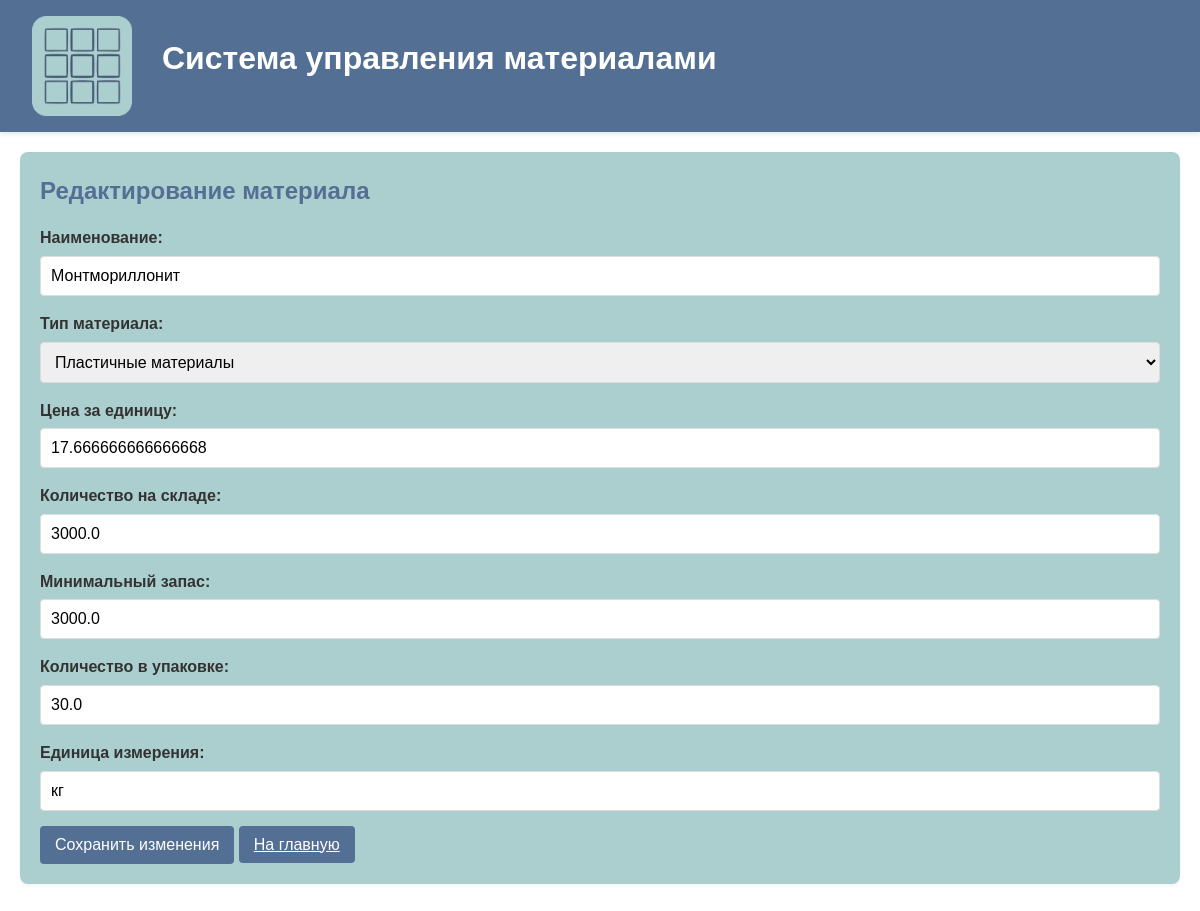
Screenshot of /edit_material/4 with the database file from the repository.
### tables this page shows
CREATE TABLE Material (
                id INTEGER PRIMARY KEY AUTOINCREMENT,
                name TEXT NOT NULL UNIQUE,
                type_id INTEGER NOT NULL,
                unit_price REAL NOT NULL,
                stock_quantity REAL NOT NULL,
                min_stock_quantity REAL NOT NULL,
                package_quantity REAL NOT NULL,
                unit_of_measure TEXT NOT NULL,
                FOREIGN KEY (type_id) REFERENCES MaterialType(id)
            );

### app.py (the view, shortened to what this page needs)
@app.route("/edit_material/<int:material_id>", methods=["GET", "POST"])
def edit_material(material_id):
    conn = get_db_connection()
    material = conn.execute('''
        SELECT m.id, m.name, m.type_id, m.unit_price, m.stock_quantity,
               m.min_stock_quantity, m.package_quantity, m.unit_of_measure
        FROM Material m
        WHERE m.id = ?
    ''', (material_id,)).fetchone()
    if not material:
        flash("Материал не найден!", "error")
        conn.close()
        return redirect(url_for("index"))
    material_types = conn.execute("SELECT id, type_name FROM MaterialType").fetchall()
    conn.close()
    return render_template("form_material.html",
                           material_types=material_types,
                           **dict(material),
                           material_id=material_id)

### app.py (called while the page is built)
def get_db_connection():
    conn = sqlite3.connect(DATABASE)
    conn.row_factory = sqlite3.Row
    return conn

### templates/form_material.html
{% extends "base.html" %}
{% block content %}
    <div class="card">
        <h2>{{ 'Редактирование материала' if material_id else 'Добавление нового материала' }}</h2>
        <form method="POST">
            <div class="form-group">
                <label for="name">Наименование:</label>
                <input type="text" id="name" name="name" value="{{ name or '' }}" required>
            </div>
            <div class="form-group">
                <label for="type_id">Тип материала:</label>
                <select id="type_id" name="type_id" required>
                    {% for type in material_types %}
                        <option value="{{ type.id }}" {{ 'selected' if type.id|string == type_id|string else '' }}>
                            {{ type.type_name }}
                        </option>
                    {% endfor %}
                </select>
            </div>
            <div class="form-group">
                <label for="unit_price">Цена за единицу:</label>
                <input type="number" id="unit_price" name="unit_price" step="0.01"
                       value="{{ unit_price or '' }}" min="0" required>
            </div>
            <div class="form-group">
                <label for="stock_quantity">Количество на складе:</label>
                <input type="number" id="stock_quantity" name="stock_quantity"
                       value="{{ stock_quantity or '' }}" min="0" required>
            </div>
            <div class="form-group">
                <label for="min_stock_quantity">Минимальный запас:</label>
                <input type="number" id="min_stock_quantity" name="min_stock_quantity"
                       value="{{ min_stock_quantity or '' }}" min="0" required>
            </div>
            <div class="form-group">
                <label for="package_quantity">Количество в упаковке:</label>
                <input type="number" id="package_quantity" name="package_quantity"
                       value="{{ package_quantity or '' }}" min="1" required>
            </div>
            <div class="form-group">
                <label for="unit_of_measure">Единица измерения:</label>
                <input type="text" id="unit_of_measure" name="unit_of_measure"
                       value="{{ unit_of_measure or '' }}" required>
            </div>
            <button type="submit" class="btn">
                {{ 'Сохранить изменения' if material_id else 'Добавить материал' }}
            </button>
            <a href="{{ url_for('index') }}" class="btn">На главную</a>
        </form>
    </div>
{% endblock %}

### static/style.css (style rules this page uses)
:root { --main-color: #FFFFFF; --extra-color: #ABCFCE; --accent-color: #546F94; }
* { margin: 0; padding: 0; box-sizing: border-box; font-family: 'Comic Sans MS', cursive, sans-serif; }
body { background-color: var(--main-color); color: #333; line-height: 1.6; }
h1, h2, h3 { color: var(--accent-color); margin-bottom: 15px; }
.card { background-color: var(--extra-color); border-radius: 8px; padding: 20px; margin-bottom: 20px; box-shadow: 0 2px 4px rgba(0,0,0,0.05); }
.btn { background-color: var(--accent-color); color: white; border: none; padding: 10px 15px; border-radius: 4px; cursor: pointer; font-size: 16px; transition: background-color 0.3s; }
.form-group { margin-bottom: 15px; }
label { display: block; margin-bottom: 5px; font-weight: bold; }
input, select { width: 100%; padding: 10px; border: 1px solid #ddd; border-radius: 4px; font-size: 16px; }

### rows the page displays
Material: name "Монтмориллонит", unit_price "17.666666666666668", stock_quantity "3000.0", min_stock_quantity "3000.0", package_quantity "30.0", unit_of_measure "кг"

### other values shown
{{ 'Сохранить изменения' if material_id else 'Добавить материал' }} "Сохранить изменения"
form field type_id "Пластичные материалы"
